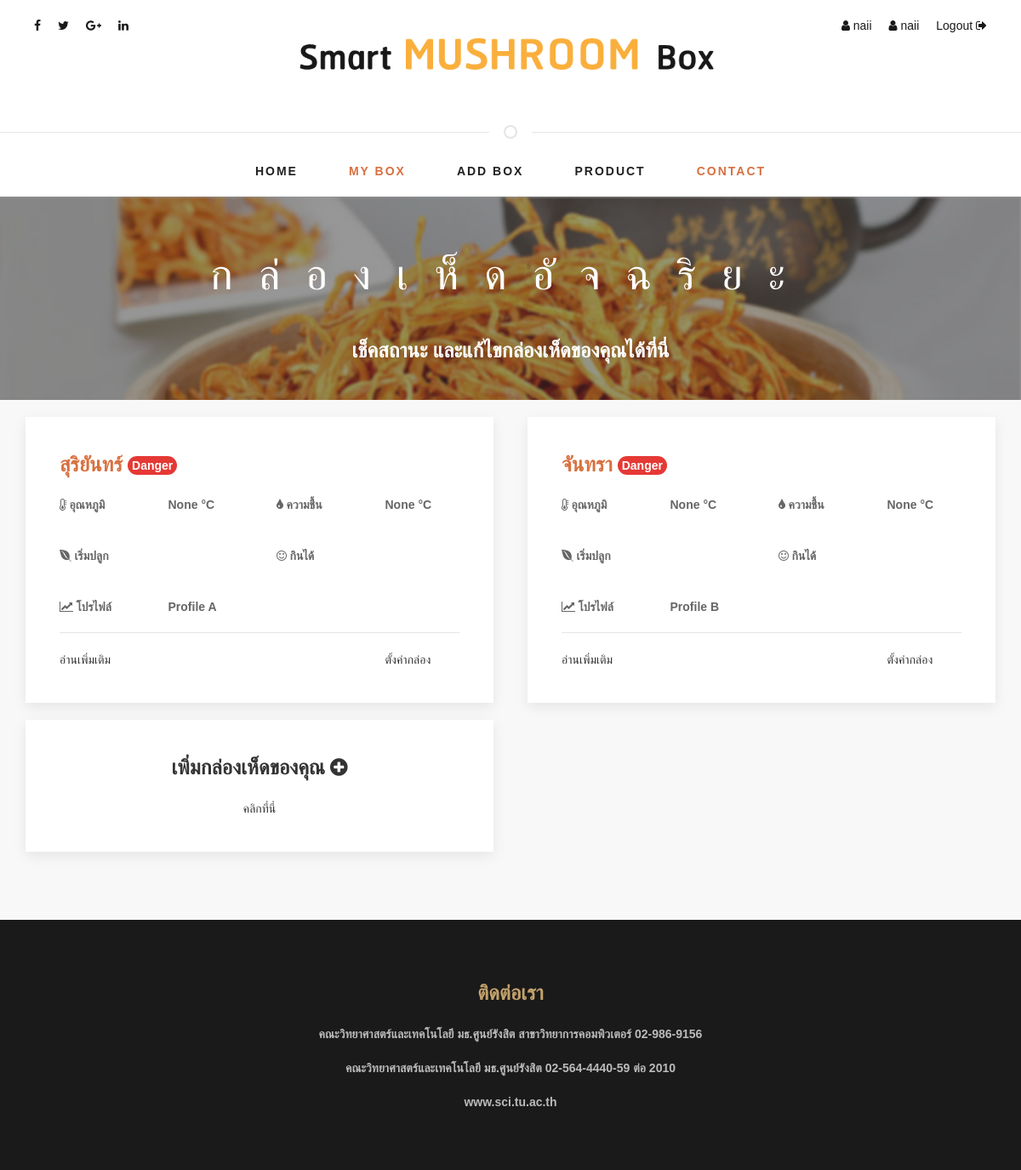
/mushroom/mybox/ (signed in), run on an earlier commit of the app's database.
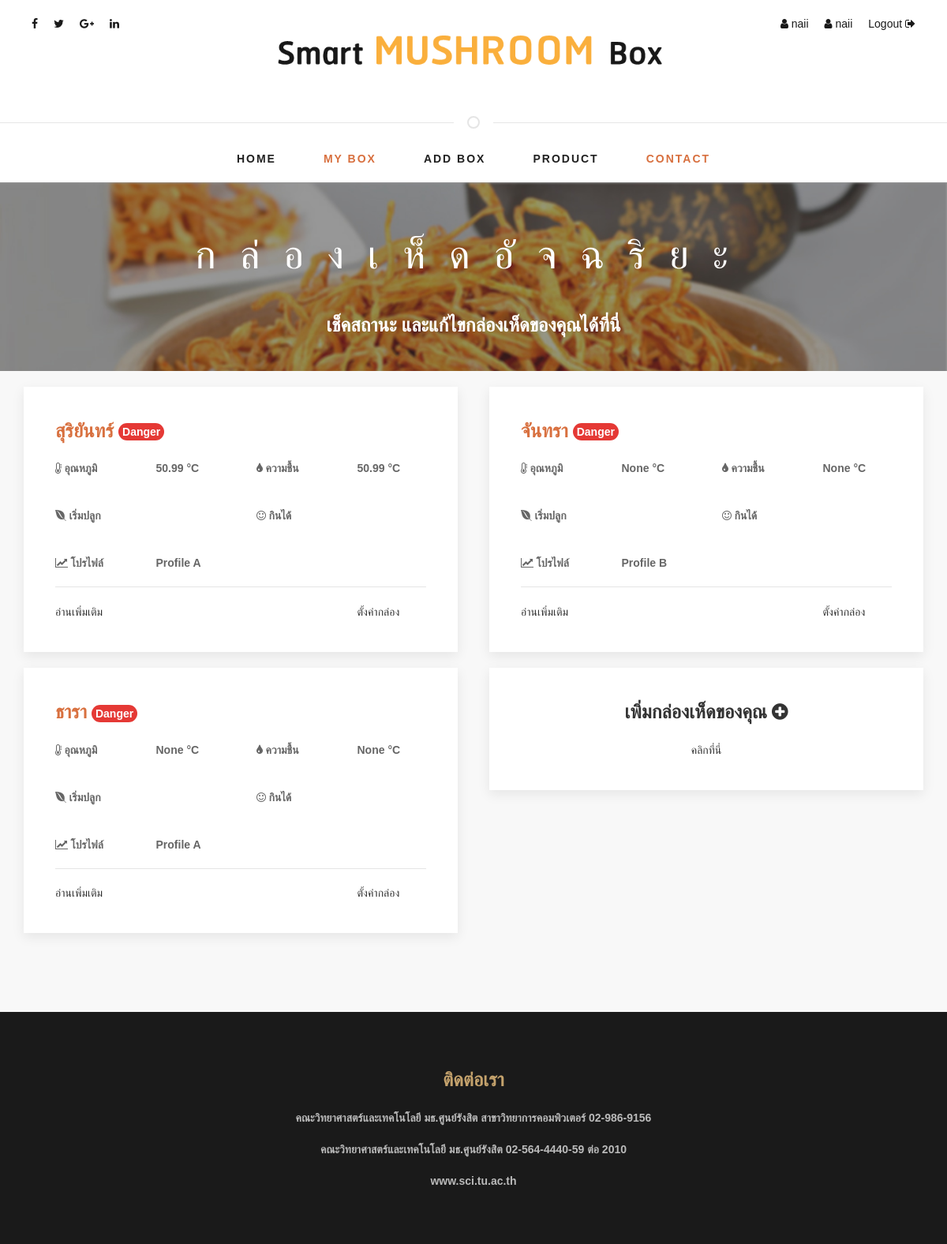
And on a later commit of the database.
### boxapp/models.py (models this page shows)
class Box(models.Model):
	CHOICES = (
        ('Profile A', 'Profile A'),
        ('Profile B', 'Profile B'),
        ('Profile C', 'Profile C'),
        ('Profile D', 'Profile D'),
    )
	name = models.CharField(max_length=20,blank=True,null=True)
	code = models.CharField(max_length=20,unique=True)
	password = models.CharField(max_length=20,blank=True)
	profile =models.CharField(max_length=100,null=True,choices=CHOICES,blank=False,default='Profile A')
	temporature = models.DecimalField(max_digits=15, decimal_places=2,blank=True,null=True)
	temporature_by_control = models.DecimalField(max_digits=15, decimal_places=2,blank=True,null=True)
	humidity = models.DecimalField(max_digits=15, decimal_places=2,blank=True,null=True)
	humidity_by_control = models.DecimalField(max_digits=15, decimal_places=2,blank=True,null=True)
	color_by_control = models.CharField(max_length=20,blank=True,null=True)
	status_color = models.CharField(max_length=20,blank=True,null=True)
	owner = models.ForeignKey(User, on_delete=models.SET_NULL,blank=True,null=True)
	start_date = models.DateField(blank=True,null=True)
	end_date =models.DateField(blank=True,null=True)
	def __str__(self):
		return self.code

### boxapp/views.py (the view)
@login_required
def mybox( request):
	try:
		box_list = Box.objects.filter(owner=request.user)
		print (box_list)
		return render(request, 'mybox.html',{'box_list':box_list})
	except Box.DoesNotExist as e:
		messages.error(request, 'คุณยังไม่มีกล่องเห็ด')
	else:
		pass
	finally:
		pass
	return render(request, 'mybox.html',)

### boxapp/templates/mybox.html (shortened to what this page needs)
{% extends 'base2.html' %} {% load static %} {% block content %}
  <div class="navigation">
    <div class="container">
      <nav class="navbar navbar-default">
        <div class="collapse navbar-collapse" id="bs-megadropdown-tabs">
          <ul class="nav navbar-nav">
            <li><a href="/mushroom/" class="act">Home</a></li>
            <li class="active"><a href="/mushroom/mybox/">My Box</a></li>
            <li><a href="/mushroom/add/">Add Box</a></li>
        <li ><a href="/mushroom/buyproduct">Product</a></li>
                    <li class="active"><a href="/mushroom/contact">Contact</a></li>
          </ul>
        </div>
      </nav>
    </div>
  </div>
  <div class="bghead ">
    <br>
    <h2 style="letter-spacing: 30px;" class="thai_font-title">กล่องเห็ดอัจฉริยะ</h2>
    <h3 style="text-align: center; color: white;" class="thai_font">เช็คสถานะ และแก้ไขกล่องเห็ดของคุณได้ที่นี่ </h3>
    <br>
  </div>
</header>
<div class="uk-background-muted">
  <br>
  <div class="container">
    {% if box_list %}
      <div class="uk-grid"> {% for box in box_list %}
        <div class="uk-width-1-2@m uk-width-1-1@s">
          <div>
            <div class="uk-card uk-card-default uk-card-hover uk-card-body">
              <div>
                <h3 class="uk-card-title thai_font" style="color: #d8703f">{{box.name}}  {% if box.status_color == "เขียว" %}
                  <span id="stat" class="uk-badge" style="background-color: #33691E
                  " >Good</span>
                  {% elif box.status_color == "ส้ม" %}
                  <span id="stat" class="uk-badge" style="background-color: #FF5722
                  " >Warning</span>
                {% else %}
                  <span id="stat" class="uk-badge" style="background-color: #E53935" >Danger</span>
                {% endif %}</h3>
              </div>
              <div class="uk-child-width-1-2@m uk-child-width-1-2@s" uk-grid>
                <div>
                  <div class="uk-child-width-1-2@m uk-child-width-1-2@s" uk-grid>
                    <div>
                      <p class="thai_font box-label" for=""><i class="fa fa-thermometer-quarter" aria-hidden="true"></i> อุณหภูมิ</p>
                    </div>
                    <div>
                      <p>{{box.humidity}} °C</p>
                    </div>
                  </div>
                </div>
                <div>
                  <div class="uk-child-width-1-2@m uk-child-width-1-2@s" uk-grid>
                    <div>
                      <p class="thai_font box-label" for=""> <i class="fa fa-tint" aria-hidden="true"></i> ความชื้น</p>
                    </div>
                    <div>
                      <p>{{box.humidity}} °C</p>
                    </div>
                  </div>
                </div>
                <div>
                  <div class="uk-child-width-1-2@m uk-child-width-1-2@s" uk-grid>
                    <div>
                      <p class="thai_font box-label" for=""> <i class="fa fa-envira" aria-hidden="true"></i> เริ่มปลูก</p>
                    </div>
                    <div>
                    </div>
                  </div>
                </div>
                <div>
                  <div class="uk-child-width-1-2@m uk-child-width-1-2@s" uk-grid>
                    <div>
                      <p class="thai_font box-label" for=""><i class="fa fa-smile-o" aria-hidden="true"></i> กินได้</p>
                    </div>
                    <div>
                    </div>
                  </div>
                </div>
                <div>
                  <div class="uk-child-width-1-2@m uk-child-width-1-2@s" uk-grid>
                    <div>
                      <p class="thai_font box-label" for=""><i class="fa fa-line-chart" aria-hidden="true"></i> โปรไฟล์</p>
                    </div>
                    <div>
                      <p>{{box.profile}} </p>
                    </div>
                  </div>
                </div>
                <div>
                </div>
              </div>
              <hr>
              <div class="uk-child-width-1-4@m uk-child-width-1-4@s uk-child-width-1-4@l" uk-grid>
                <div class="thai_font uk-text-left">
                  <button class="uk-button uk-button-text thai_font" onclick="location.href='{% url 'detail_box' box.id %}'"> อ่านเพิ่มเติม</button>
                </div>
                <div class="">
                </div>
                <div class="">
                </div>
                <div class="thai_font uk-text-left">
                  <button class="uk-button uk-button-text thai_font"> ตั้งค่ากล่อง</button>
                </div>
              </div>
            </div>
          </div>
          <br>
        </div>
      <br> {% endfor %}{% endif %}
      <div class="uk-width-1-2@m uk-width-1-1@s">
      <div>
        <div class="uk-card uk-card-default uk-card-hover uk-card-body">
          <h3 class="uk-card-title thai_font uk-text-center">เพิ่มกล่องเห็ดของคุณ <i class="fa fa-plus-circle" aria-hidden="true"></i></h3>
          <div class="thai_font uk-text-center">
            <button  class="uk-button uk-button-text thai_font" onclick="location.href='{% url 'add_box' %}'"
            > คลิกที่นี่</button>
          </div>
        </div>
      </div>
    </div>
  </div>
<br>
<br>
</div>
<br>
<br>
</div>
{% endblock %}

### boxapp/templates/base2.html (shortened to what this page needs)
<!DOCTYPE html>
<html lang="en">
    {% load static %}
    <head>
        <link rel="stylesheet" href="https://maxcdn.bootstrapcdn.com/bootstrap/3.3.7/css/bootstrap.min.css">
        <link href="https://maxcdn.bootstrapcdn.com/bootstrap/3.3.7/css/bootstrap.min.css" rel="stylesheet" />
        <link rel="stylesheet" href="https://maxcdn.bootstrapcdn.com/font-awesome/4.7.0/css/font-awesome.min.css">
<link href="https://maxcdn.bootstrapcdn.com/bootstrap/3.3.7/css/bootstrap.min.css" rel="stylesheet" />
  <link rel="stylesheet" href="https://maxcdn.bootstrapcdn.com/font-awesome/4.7.0/css/font-awesome.min.css">
            <link rel='stylesheet prefetch' href='http://maxcdn.bootstrapcdn.com/font-awesome/4.2.0/css/font-awesome.min.css'>
            <link href="{% static 'css/style.css' %}" rel="stylesheet">
            <link href="{% static 'css/css_home/style.css' %}" rel="stylesheet">
            <link href="{% static 'css/css_home/responsive.css' %}" rel="stylesheet">
            <link href="{% static 'css/css_uikit/uikit.css' %}" rel="stylesheet">
            <link href="{% static 'css/css_uikit/uikit.min.css' %}" rel="stylesheet">
        </head>
        <body>
            <header>
  <header>
                {% if user.is_authenticated %}
                    <div class="top-bar">
                        <div class="container">
                            <div class="row">
                                <div class="col-md-3">
                                    <div class="social pull-left">
                                        <ul>
                                            <li><a href=""><i class="fa fa-facebook"></i></a></li>
                                            <li><a href=""><i class="fa fa-twitter"></i></a></li>
                                            <li><a href=""><i class="fa fa-google-plus"></i></a></li>
                                            <li><a href=""><i class="fa fa-linkedin"></i></a></li>
                                        </ul>
                                    </div>
                                </div>
                                <div class="col-md-6">
                                    <div class="logo-brand ">
                                        <img class="logo-head" src="{% static "images/logo-head.png" %}"  >
                                    </div>
                                </div>
                                <div class="col-md-3">
                                    <div class="action pull-right">
                                        <ul>
                                            <li><a href="{% url 'change_password' %}"><i class="fa fa-user"></i> {{user.username}}</a></li>
                                            <li><a ><i class="fa fa-user"></i> {{user.username}}</a>
                                            </li>
                                            <li><a href="{% url 'logout' %}">Logout <i class="fa fa-sign-out"></i> </a></li>
                                        </ul>
                                    </div>
                                </div>
                            </div>
                        </div>
                    </div>
                    {% endif %}
                    <hr class="uk-divider-icon ">
                </header>
                <main>
                    {% block content %} {% endblock %}
                <div class="uk-section uk-section-secondary uk-light" style="background-color:#1A1A1A">
                    <div class="uk-container">
                        <div class="uk-grid uk-child-width-1-1">
                            <div class="uk-text-center">  <h3 class="thai_font" style="color: #C4A26C">ติดต่อเรา</h3>
                                <p>คณะวิทยาศาสตร์และเทคโนโลยี มธ.ศูนย์รังสิต สาขาวิทยาการคอมพิวเตอร์ 02-986-9156</p>
                                <p>คณะวิทยาศาสตร์และเทคโนโลยี มธ.ศูนย์รังสิต 02-564-4440-59 ต่อ 2010</p>
                                <p>www.sci.tu.ac.th</p> </div>
                            </div>
                        </div>
                    </div>
            </body>
        </html>

### static/css/style.css (style rules this page uses)
* { box-sizing: border-box; -moz-box-sizing: border-box; -webkit-box-sizing: border-box; font-family: arial; }
body, html { margin: 0; padding: 0; background-size: cover; }

### static/css/css_home/style.css (style rules this page uses)
body { font-family: 'Open Sans', sans-serif; }
a { text-decoration: none; transition: .3s all ease-in-out; }
img { width: 100%; }
.top-bar { background-color: #fff; min-height: 58px; margin: 0 0 -1.0em; }
.social ul, .action ul { list-style: none; padding: 0px; margin: 0px; }
.social ul li, .action ul li { float:left; padding: 20px 10px; }
.social ul li a, .action ul li a { color: #191919; transition: .2s all ease-in-out; }
.navbar-default .navbar-nav > li > a { color: #212121; font-weight: bold; }
.navbar-default .navbar-nav > .active > a, .navbar-default .navbar-nav > .active > a:hover, .navbar-default .navbar-nav > .active > a:focus { background-color: transparent; color :#d8703f; }
.navbar-default .navbar-collapse, .navbar-default .navbar-form { border: none; }
.navbar-default { background: none; border: none; }
.navbar-collapse { padding: 0; }
.navbar-nav > li > a { padding: 29px 18px 0; }
.navbar-nav > li > a { padding: 20px 30px; font-size: 14px; text-transform: uppercase; letter-spacing: 2px; }
.navbar { margin-bottom: 0; z-index: 100; }
.navigation { margin: -1em 0 0; text-align:center; }
.navbar-nav { float: none; }

### boxapp/templates/mybox.html (style rules this page uses)
p { font-weight: bold; }
h3 { font-weight: bold; }

What changed in the data, as far as the page shows it:
changed Box "สุริยันทร์": humidity "None" → "50.99"
added Box: name "ธารา", shows "Danger", humidity "None", profile "Profile A"
